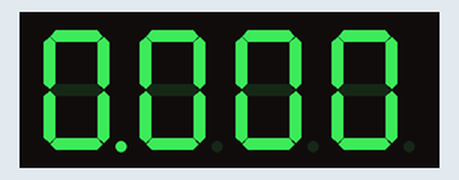
Simulated run of this sketch. Board: Arduino Uno, built with avr-gcc and run on an emulated ATmega328P. Parts: 4-digit seven-segment display. Wiring (inferred from the names in the program): 4-digit 7-segment display, segments lit when LOW: segments pin 7, pin 6, pin 3, pin 4, pin 5, pin 8, pin 9, pin 2; digit selects pin 10, pin 11, pin 12, pin 13. The segment pins are drawn as the display they are named for.

Above: at 0.18 s.
At 4.92 s:
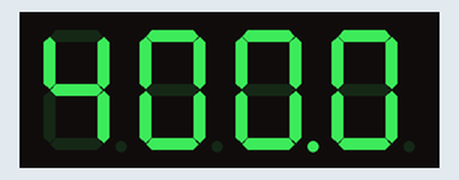
At 9.92 s:
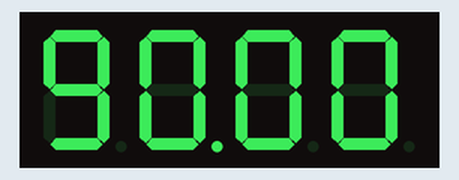
At 19.9 s:
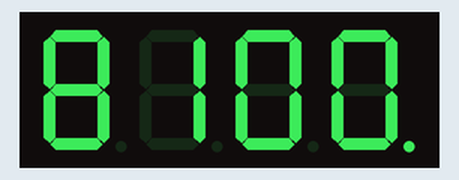
At 29.36 s:
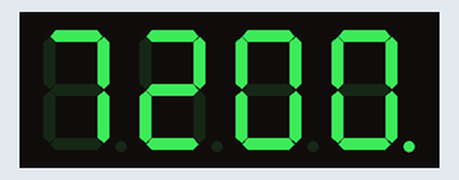
At 39.87 s:
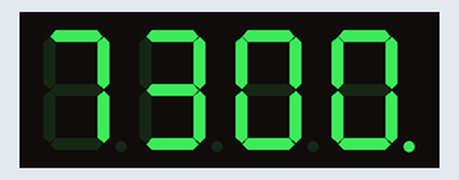

The sketch:

base.ino
```cpp
const byte SEGMENT_PINS[8] = {9, 8, 7, 6, 2, 3, 4, 5};
const byte POWER_PINS[4] = {10, 11, 12, 13};
const byte SEGMENT_LENGTH = sizeof(SEGMENT_PINS) / sizeof(byte);
const byte POWER_LENGTH = sizeof(POWER_PINS) / sizeof(byte);
const unsigned int SEGMENTS[8] = {
    // middle
    1 << 0,
    // top left
    1 << 1,
    // top
    1 << 2,
    // top right
    1 << 3,
    // dot
    1 << 4,
    // bottom right
    1 << 5,
    // bottom
    1 << 6,
    // bottom left
    1 << 7
};
const unsigned int DIGITS[10] = {
    // 0
    (SEGMENTS[1] | SEGMENTS[2] | SEGMENTS[3] | SEGMENTS[5] | SEGMENTS[6] | SEGMENTS[7]),
    // 1
    (SEGMENTS[3] | SEGMENTS[5]),
    // 2
    (SEGMENTS[0] | SEGMENTS[2] | SEGMENTS[3] | SEGMENTS[6] | SEGMENTS[7]),
    // 3
    (SEGMENTS[0] | SEGMENTS[2] | SEGMENTS[3] | SEGMENTS[5] | SEGMENTS[6]),
    // 4
    (SEGMENTS[0] | SEGMENTS[1] | SEGMENTS[3] | SEGMENTS[5]),
    // 5
    (SEGMENTS[0] | SEGMENTS[1] | SEGMENTS[2] | SEGMENTS[5] | SEGMENTS[6]),
    // 6
    (SEGMENTS[0] | SEGMENTS[1] | SEGMENTS[2] | SEGMENTS[5] | SEGMENTS[6] | SEGMENTS[7]),
    // 7
    (SEGMENTS[2] | SEGMENTS[3] | SEGMENTS[5]),
    // 8
    (SEGMENTS[0] | SEGMENTS[1] | SEGMENTS[2] | SEGMENTS[3] | SEGMENTS[5] | SEGMENTS[6] | SEGMENTS[7]),
    // 9
    (SEGMENTS[0] | SEGMENTS[1] | SEGMENTS[2] | SEGMENTS[3] | SEGMENTS[5] | SEGMENTS[6])
};
unsigned int x = 0;

void setup() {
    byte length;
    for (byte i = 0; i < POWER_LENGTH; i++) {
        pinMode(POWER_PINS[i], OUTPUT);
        digitalWrite(POWER_PINS[i], LOW);
    }
    for (byte i = 0; i < SEGMENT_LENGTH; i++) {
        pinMode(SEGMENT_PINS[i], OUTPUT);
        digitalWrite(SEGMENT_PINS[i], HIGH);
    }
}

void loop() {
    x %= 10000;
    // loop 4 digits for assigning the dot
    for (byte k = 0; k < POWER_LENGTH; k++) {
        for (byte j = 0; j < (100 / POWER_LENGTH); j++) {
            // loop 4 digits
            unsigned int y = 1;
            for (byte i = 0; i < POWER_LENGTH; i++) {
                y *= 10;
                // set segments to the digit
                // assign the dot to the digit each 250ms
                setLED(POWER_PINS[i], DIGITS[(x / (y / 10)) % 10] | ((k == i) ? SEGMENTS[4] : 0));
            }
            // total delay 8ms 4 digits
            // delay extra 2ms to be 10ms in a period
            delay(2);
        }
    }
    x++;
}

void setLED(byte powerPin, unsigned int segmentValue, bool enabled) {
    digitalWrite(powerPin, enabled ? HIGH : LOW);
    for (byte i = 0; i < SEGMENT_LENGTH; i++) {
        if ((segmentValue & SEGMENTS[i]) > 0) {
            digitalWrite(SEGMENT_PINS[i], enabled ? LOW : HIGH);
        }
    }
    delay(1);
}

void setLED(byte powerPin, unsigned int segmentValue) {
    setLED(powerPin, segmentValue, true);
    setLED(powerPin, segmentValue, false);
}
```
